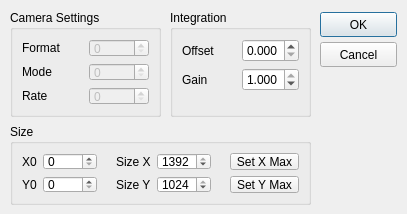
<?xml version="1.0" encoding="UTF-8"?>
<ui version="4.0">
 <class>dialogCMU1394</class>
 <widget class="QDialog" name="dialogCMU1394">
  <property name="geometry">
   <rect>
    <x>0</x>
    <y>0</y>
    <width>407</width>
    <height>214</height>
   </rect>
  </property>
  <property name="minimumSize">
   <size>
    <width>407</width>
    <height>214</height>
   </size>
  </property>
  <property name="maximumSize">
   <size>
    <width>407</width>
    <height>214</height>
   </size>
  </property>
  <property name="windowTitle">
   <string>Dialog</string>
  </property>
  <widget class="QGroupBox" name="groupBox">
   <property name="geometry">
    <rect>
     <x>10</x>
     <y>10</y>
     <width>151</width>
     <height>107</height>
    </rect>
   </property>
   <property name="title">
    <string>Camera Settings</string>
   </property>
   <layout class="QGridLayout" name="gridLayout">
    <item row="0" column="0">
     <widget class="QLabel" name="label_format">
      <property name="text">
       <string>Format</string>
      </property>
     </widget>
    </item>
    <item row="0" column="1">
     <widget class="QSpinBox" name="spinBox_format">
      <property name="enabled">
       <bool>false</bool>
      </property>
     </widget>
    </item>
    <item row="1" column="0">
     <widget class="QLabel" name="label_mode">
      <property name="text">
       <string>Mode</string>
      </property>
     </widget>
    </item>
    <item row="1" column="1">
     <widget class="QSpinBox" name="spinBox_mode">
      <property name="enabled">
       <bool>false</bool>
      </property>
      <property name="maximum">
       <number>4</number>
      </property>
     </widget>
    </item>
    <item row="2" column="0">
     <widget class="QLabel" name="label_rate">
      <property name="text">
       <string>Rate</string>
      </property>
     </widget>
    </item>
    <item row="2" column="1">
     <widget class="QSpinBox" name="spinBox_rate">
      <property name="enabled">
       <bool>false</bool>
      </property>
      <property name="maximum">
       <number>4</number>
      </property>
     </widget>
    </item>
   </layout>
  </widget>
  <widget class="QPushButton" name="okButton">
   <property name="geometry">
    <rect>
     <x>320</x>
     <y>12</y>
     <width>77</width>
     <height>25</height>
    </rect>
   </property>
   <property name="text">
    <string>OK</string>
   </property>
  </widget>
  <widget class="QPushButton" name="cancelButton">
   <property name="geometry">
    <rect>
     <x>320</x>
     <y>42</y>
     <width>77</width>
     <height>25</height>
    </rect>
   </property>
   <property name="text">
    <string>Cancel</string>
   </property>
   <property name="autoDefault">
    <bool>false</bool>
   </property>
  </widget>
  <widget class="QGroupBox" name="groupBox_3">
   <property name="geometry">
    <rect>
     <x>10</x>
     <y>124</y>
     <width>301</width>
     <height>81</height>
    </rect>
   </property>
   <property name="title">
    <string>Size</string>
   </property>
   <layout class="QGridLayout" name="gridLayout_3">
    <item row="0" column="0">
     <widget class="QLabel" name="label_x0">
      <property name="text">
       <string>X0</string>
      </property>
     </widget>
    </item>
    <item row="0" column="1">
     <widget class="QSpinBox" name="spinBox_x0">
      <property name="maximum">
       <number>1391</number>
      </property>
     </widget>
    </item>
    <item row="0" column="2" rowspan="2">
     <spacer name="horizontalSpacer">
      <property name="orientation">
       <enum>Qt::Horizontal</enum>
      </property>
      <property name="sizeType">
       <enum>QSizePolicy::Fixed</enum>
      </property>
      <property name="sizeHint" stdset="0">
       <size>
        <width>13</width>
        <height>20</height>
       </size>
      </property>
     </spacer>
    </item>
    <item row="0" column="3">
     <widget class="QLabel" name="label_sizeX">
      <property name="text">
       <string>Size X</string>
      </property>
     </widget>
    </item>
    <item row="0" column="4">
     <widget class="QSpinBox" name="spinBox_xsize">
      <property name="maximum">
       <number>1392</number>
      </property>
      <property name="value">
       <number>1392</number>
      </property>
     </widget>
    </item>
    <item row="0" column="5" rowspan="2">
     <spacer name="horizontalSpacer_2">
      <property name="orientation">
       <enum>Qt::Horizontal</enum>
      </property>
      <property name="sizeType">
       <enum>QSizePolicy::Fixed</enum>
      </property>
      <property name="sizeHint" stdset="0">
       <size>
        <width>13</width>
        <height>20</height>
       </size>
      </property>
     </spacer>
    </item>
    <item row="0" column="6">
     <widget class="QPushButton" name="pushButton_setSizeXMax">
      <property name="text">
       <string>Set X Max</string>
      </property>
      <property name="autoDefault">
       <bool>false</bool>
      </property>
     </widget>
    </item>
    <item row="1" column="0">
     <widget class="QLabel" name="label_y0">
      <property name="text">
       <string>Y0</string>
      </property>
     </widget>
    </item>
    <item row="1" column="1">
     <widget class="QSpinBox" name="spinBox_y0">
      <property name="maximum">
       <number>1023</number>
      </property>
     </widget>
    </item>
    <item row="1" column="3">
     <widget class="QLabel" name="label_sizeY">
      <property name="text">
       <string>Size Y</string>
      </property>
     </widget>
    </item>
    <item row="1" column="4">
     <widget class="QSpinBox" name="spinBox_ysize">
      <property name="maximum">
       <number>1024</number>
      </property>
      <property name="value">
       <number>1024</number>
      </property>
     </widget>
    </item>
    <item row="1" column="6">
     <widget class="QPushButton" name="pushButton_setSizeYMax">
      <property name="text">
       <string>Set Y Max</string>
      </property>
      <property name="autoDefault">
       <bool>false</bool>
      </property>
     </widget>
    </item>
   </layout>
  </widget>
  <widget class="QGroupBox" name="groupBox_2">
   <property name="geometry">
    <rect>
     <x>170</x>
     <y>10</y>
     <width>141</width>
     <height>107</height>
    </rect>
   </property>
   <property name="title">
    <string>Integration</string>
   </property>
   <layout class="QGridLayout" name="gridLayout_2">
    <item row="0" column="0">
     <widget class="QLabel" name="label_offset">
      <property name="text">
       <string>Offset</string>
      </property>
     </widget>
    </item>
    <item row="0" column="1">
     <widget class="QDoubleSpinBox" name="doubleSpinBox_offset">
      <property name="decimals">
       <number>3</number>
      </property>
      <property name="maximum">
       <double>1.000000000000000</double>
      </property>
      <property name="singleStep">
       <double>0.010000000000000</double>
      </property>
     </widget>
    </item>
    <item row="1" column="0">
     <widget class="QLabel" name="label_gain">
      <property name="text">
       <string>Gain</string>
      </property>
     </widget>
    </item>
    <item row="1" column="1">
     <widget class="QDoubleSpinBox" name="doubleSpinBox_gain">
      <property name="prefix">
       <string/>
      </property>
      <property name="suffix">
       <string/>
      </property>
      <property name="decimals">
       <number>3</number>
      </property>
      <property name="minimum">
       <double>0.000000000000000</double>
      </property>
      <property name="maximum">
       <double>1.000000000000000</double>
      </property>
      <property name="singleStep">
       <double>0.010000000000000</double>
      </property>
      <property name="value">
       <double>1.000000000000000</double>
      </property>
     </widget>
    </item>
    <item row="2" column="1">
     <spacer name="verticalSpacer">
      <property name="orientation">
       <enum>Qt::Vertical</enum>
      </property>
      <property name="sizeHint" stdset="0">
       <size>
        <width>20</width>
        <height>17</height>
       </size>
      </property>
     </spacer>
    </item>
   </layout>
  </widget>
 </widget>
 <resources/>
 <connections>
  <connection>
   <sender>okButton</sender>
   <signal>clicked()</signal>
   <receiver>dialogCMU1394</receiver>
   <slot>accept()</slot>
   <hints>
    <hint type="sourcelabel">
     <x>352</x>
     <y>35</y>
    </hint>
    <hint type="destinationlabel">
     <x>233</x>
     <y>29</y>
    </hint>
   </hints>
  </connection>
  <connection>
   <sender>cancelButton</sender>
   <signal>clicked()</signal>
   <receiver>dialogCMU1394</receiver>
   <slot>reject()</slot>
   <hints>
    <hint type="sourcelabel">
     <x>330</x>
     <y>66</y>
    </hint>
    <hint type="destinationlabel">
     <x>197</x>
     <y>125</y>
    </hint>
   </hints>
  </connection>
 </connections>
</ui>
